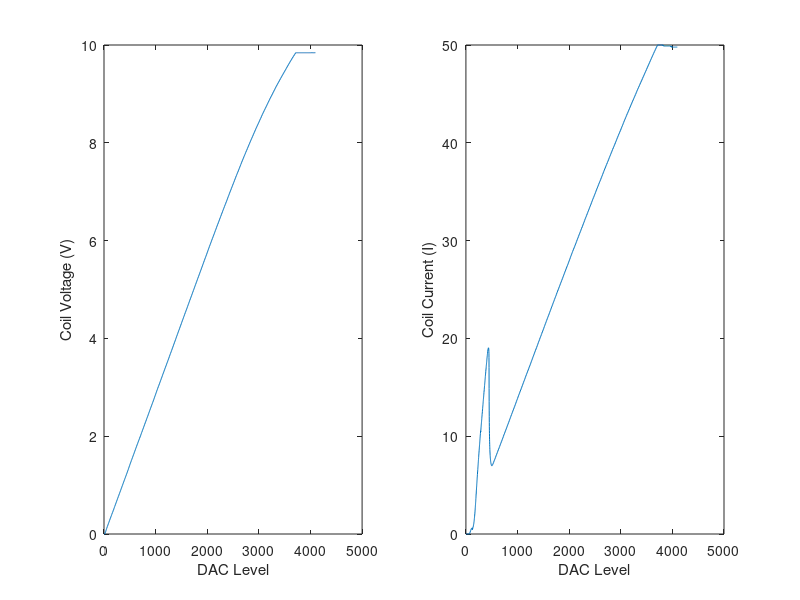

The MATLAB script that drew this image: (Note: this script raises an error after producing the figure.)
% MagnetoShield data acquisition from experiment


if isfile('PowerCal.mat')                       % Does this file exist
     load PowerCal                              % Load saved measurement
     disp("Previous measurement exists.")       % Print
else
     disp("Creating new measurement. Wait...")  % Print
     lngth=4095;                                % Experiment length (10 bit DAC)
     port='COM10';                              % Your port
     baud=4800;                                 % Baud rate 
     PowerCal=readExperiment(lngth,port,baud);  % Reading the experiment
     save PowerCal PowerCal;                    % Save it in a file   
     disp("Done.")                              % Print "Done."
end 
   
DAC=PowerCal(:,1);                             % Extract DAC levels
U=PowerCal(:,2);                               % Extract Voltage
I=PowerCal(:,3);                               % Extract Current

%% Plot DAC vs. Voltage and DAC vs. Current

figure(1);

subplot(1,2,1)
plot(DAC,U)
xlabel('DAC Level')
ylabel('Coil Voltage (V)')

subplot(1,2,2)
plot(DAC,I)
xlabel('DAC Level')
ylabel('Coil Current (I)')

%% Fitting curves
sat=max(find(U < mean(U(end-400:end))/1.0001));  % Saturation point
DACsat=DAC(1:sat);
Usat=U(1:sat);
Isat=I(1:sat);

% Voltage to DAC
[X,Y] = prepareCurveData( Usat, DACsat ); % Center and scale
[fitU2DAC, gofU2DAC] = fit( X, Y, 'poly3');
disp("Fit for Voltage to DAC levels:")
fitU2DAC
vectorToC([fitU2DAC.p1, fitU2DAC.p2, fitU2DAC.p3, fitU2DAC.p4], 'U2DAC', 'float')

% Current to DAC
[X, Y] = prepareCurveData( Isat(500:end), DACsat(500:end) ); % Center and scale
[fitI2DAC, gofI2DAC] = fit( X, Y, 'poly3');
disp("Fit for Current to DAC levels:")
fitI2DAC
vectorToC([fitI2DAC.p1, fitI2DAC.p2, fitI2DAC.p3, fitI2DAC.p4], 'I2DAC', 'float')

%% Showing curve fitting results


figure(2);

subplot(1,2,1)
plot(U,DAC)
hold on
plot(U,feval(fitU2DAC,U))
ylabel('DAC Level')
xlabel('Coil Voltage (V)')
grid on
legend(["Measured","Fit"])

subplot(1,2,2)
plot(I,DAC)
hold on
plot(I,feval(fitI2DAC,I))
ylabel('DAC Level')
xlabel('Coil Current (I)')
legend(["Measured","Fit"])
grid on
